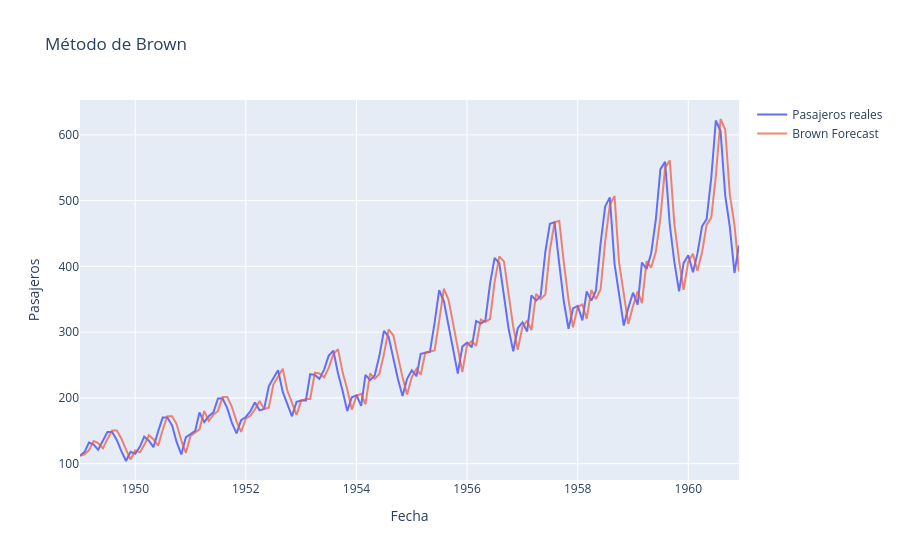

Source (notebook cell):
### Markdown cell above
### **9.2. Doble suavización exponencial (Método de Brown):** Para series con tendencia lineal pero sin estacionalidad. Utiliza dos ecuaciones de suavización para estimar el nivel y la tendencia.

  **Fundamento matemático:**
  Las fórmulas de recurrencia para el método de Brown son:
  Nivel suavizado simple: $$S_t = \alpha Y_t + (1 - \alpha) S_{t-1}$$
  Nivel doblemente suavizado: $$S'_t = \alpha S_t + (1 - \alpha) S'_{t-1}$$
  La tendencia se estima como: $$b_t = \frac{\alpha}{1-\alpha} (S_t - S'_t)$$
  El pronóstico para *h* períodos futuros es: $$F_{t+h} = a_t + h b_t$$
  Donde:
  - $S_t$ es el nivel suavizado simple en el tiempo *t*.
  - $S'_t$ es el nivel doblemente suavizado en el tiempo *t*.
  - $a_t = S_t + b_t$ es el nivel estimado en el tiempo *t*.
  - $b_t$ es la tendencia estimada en el tiempo *t*.
  - $\alpha$ es el parámetro de suavización (0 < $\alpha$ < 1).

  **Fundamento estadístico:**
  El método de Brown es un caso especial del método de Holt. Asume que la serie tiene una tendencia lineal aditiva y que el nivel y la pendiente cambian aleatoriamente. Es equivalente a un modelo ARIMA(0,2,2) sin constante.

### Code cell
# TODO: Brown Model
brown_model = ExponentialSmoothing(
    df_ts,
    trend = "add",
    seasonal = None
).fit()

df["Brown"] = brown_model.fittedvalues

# Graficar la serie original y el forecast
fig = go.Figure()
fig.add_trace(go.Scatter(x=df_ts.index, y=df_ts, mode='lines', name='Pasajeros reales'))
fig.add_trace(go.Scatter(x=df["Brown"].index, y=df["Brown"], mode='lines', name='Brown Forecast', opacity=0.7))
fig.update_layout(title="Método de Brown", xaxis_title="Fecha", yaxis_title="Pasajeros")
fig.show()

### Figure 1 — Plotly figure (JSON) as saved in the notebook; plotly's stock layout.template omitted (floating-point values rounded to 4 significant figures; data arrays with more than 128 entries replaced by an {"elided": "..."} marker saying what was removed)
{"data": [{"mode": "lines", "name": "Pasajeros reales", "type": "scatter", "x": {"elided": "144 str values"}, "y": {"elided": "144 int values"}}, {"mode": "lines", "name": "Brown Forecast", "opacity": 0.7, "type": "scatter", "x": {"elided": "144 str values"}, "y": {"elided": "144 float values"}}], "layout": {"title": {"text": "Método de Brown"}, "xaxis": {"title": {"text": "Fecha"}}, "yaxis": {"title": {"text": "Pasajeros"}}}}
